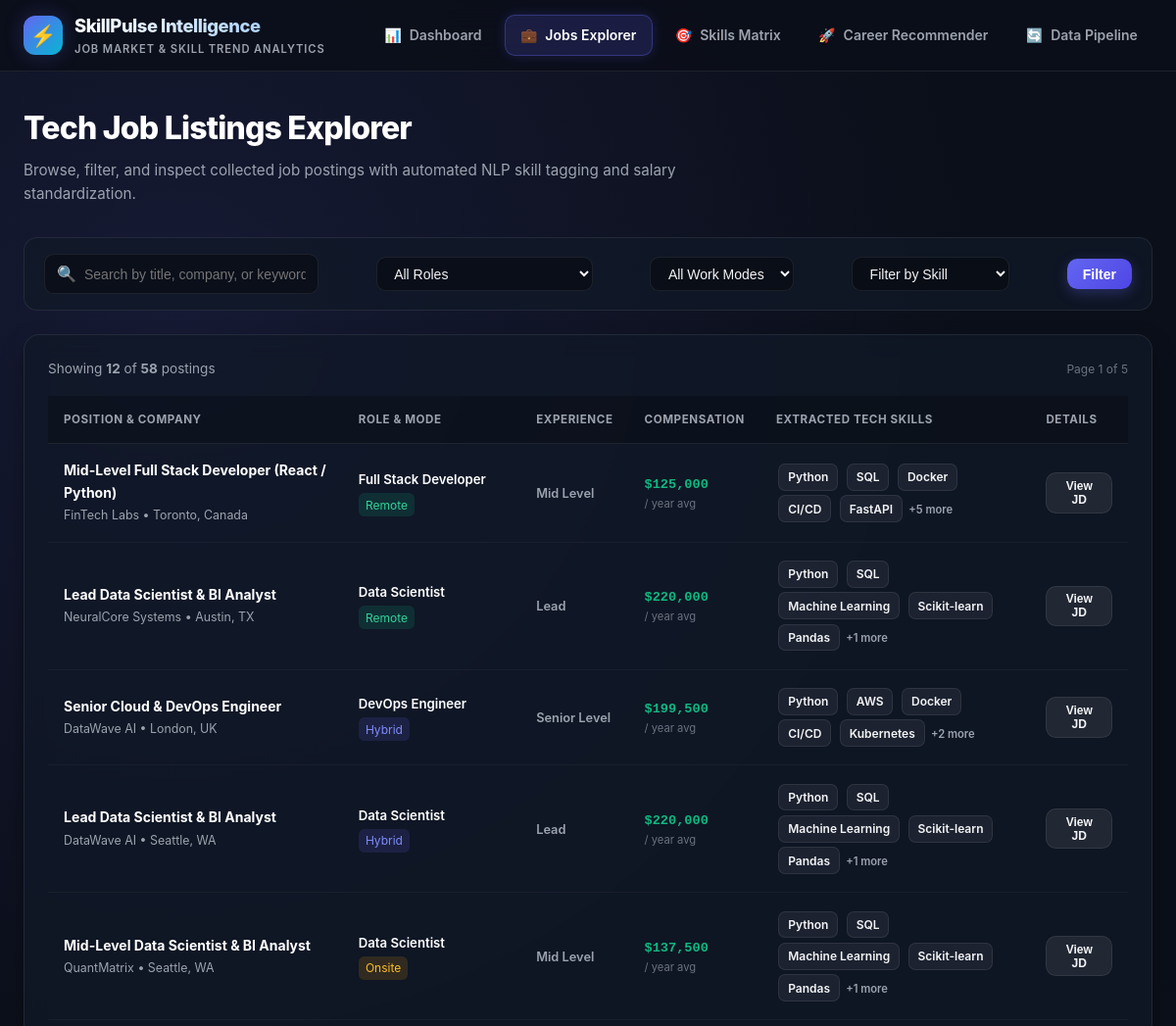
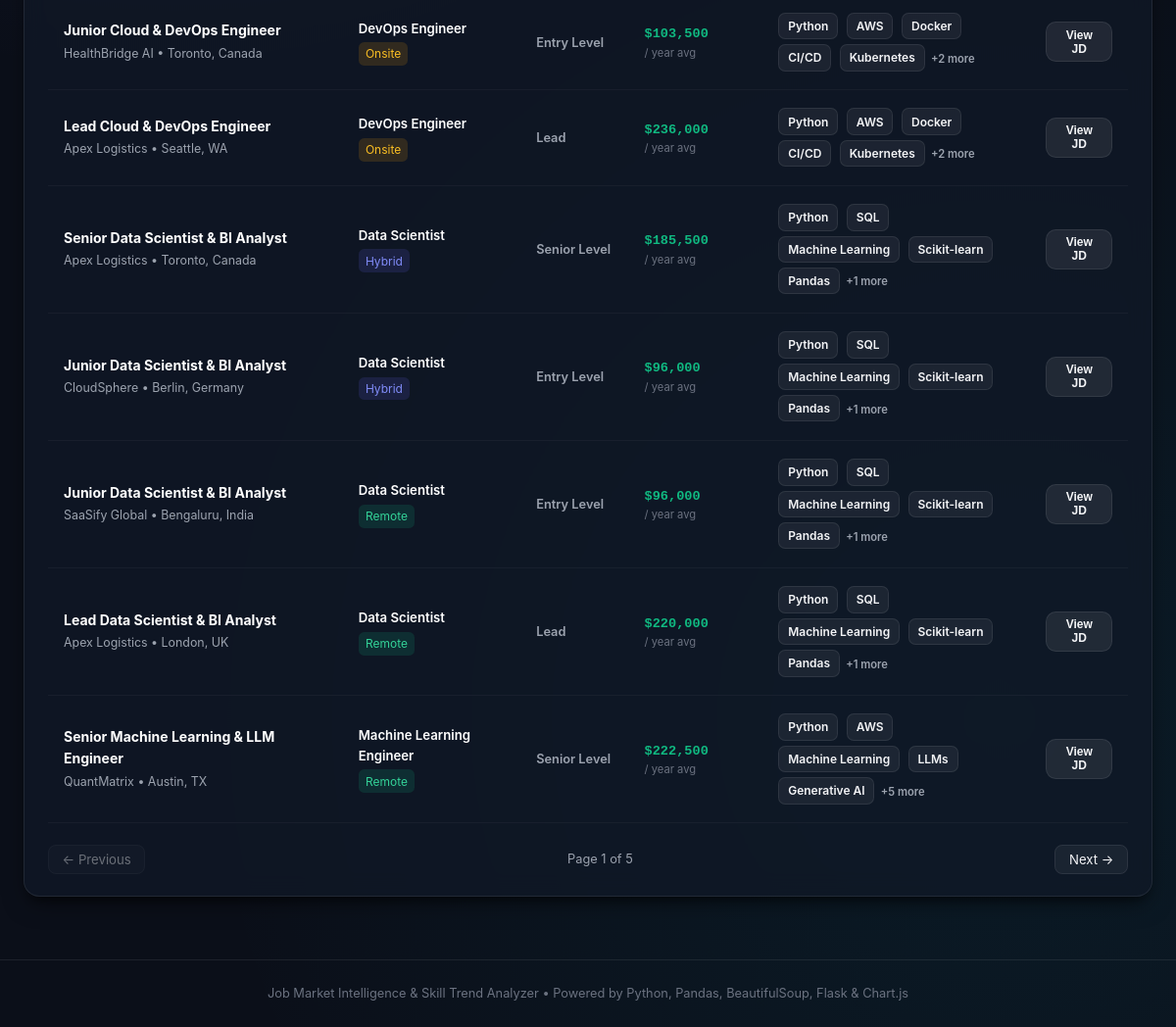
Page /jobs on the committed database (2 pictures, top to bottom).
### models.py (models this page shows, shortened)
class Job(Base):
    __tablename__ = 'jobs'
    id = Column(Integer, primary_key=True)
    title = Column(String(255), nullable=False)
    company = Column(String(255), nullable=False)
    location = Column(String(255), default='Remote')
    work_mode = Column(String(50), default='Remote')  # Remote, Hybrid, Onsite
    experience_level = Column(String(50), default='Mid Level')  # Entry Level, Mid Level, Senior Level, Lead
    role_category = Column(String(100), default='Software Engineer')
    min_salary = Column(Float, nullable=True)
    max_salary = Column(Float, nullable=True)
    avg_salary = Column(Float, nullable=True)
    currency = Column(String(10), default='USD')
    description = Column(Text, nullable=False)
    url = Column(String(500), nullable=True)
    source = Column(String(100), default='Scraped')
    posted_date = Column(DateTime, default=datetime.utcnow)
    created_at = Column(DateTime, default=datetime.utcnow)
    skills = relationship('Skill', secondary=job_skills, back_populates='jobs')
    def to_dict(self):
        return {
            'id': self.id,
            'title': self.title,
            'company': self.company,
            'location': self.location,
            'work_mode': self.work_mode,
            'experience_level': self.experience_level,
            'role_category': self.role_category,
            'min_salary': self.min_salary,
            'max_salary': self.max_salary,
            'avg_salary': self.avg_salary,
            'currency': self.currency,
            'description': self.description,
            'url': self.url,
            'source': self.source,
            'posted_date': self.posted_date.strftime('%Y-%m-%d') if self.posted_date else None,
            'skills': [s.name for s in self.skills]
        }

class Skill(Base):
    __tablename__ = 'skills'
    id = Column(Integer, primary_key=True)
    name = Column(String(100), unique=True, nullable=False)
    category = Column(String(100), default='General')  # Languages, Frameworks, AI/ML, Databases, DevOps, etc.
    description = Column(String(255), nullable=True)
    jobs = relationship('Job', secondary=job_skills, back_populates='skills')

### app.py (the view, shortened to what this page needs)
@app.route('/jobs')
def jobs():
    search_query = request.args.get('q', '').strip()
    role_filter = request.args.get('role', 'All')
    mode_filter = request.args.get('mode', 'All')
    skill_filter = request.args.get('skill', 'All')
    page = int(request.args.get('page', 1))
    per_page = 12
    session = SessionLocal()
    try:
        query = session.query(Job)
        if role_filter != 'All':
            query = query.filter(Job.role_category == role_filter)
        if mode_filter != 'All':
            query = query.filter(Job.work_mode == mode_filter)
        if skill_filter != 'All':
            query = query.filter(Job.skills.any(Skill.name == skill_filter))
        total_count = query.count()
        jobs_list = query.order_by(Job.id.desc()).offset((page - 1) * per_page).limit(per_page).all()
        job_dicts = [j.to_dict() for j in jobs_list]
        total_pages = max(1, (total_count + per_page - 1) // per_page)
        return render_template(
            'jobs.html',
            jobs=job_dicts,
            total_jobs=total_count,
            page=page,
            total_pages=total_pages,
            search_query=search_query,
            role_filter=role_filter,
            mode_filter=mode_filter,
            skill_filter=skill_filter
        )
    finally:
        session.close()

### app.py (called while the page is built)
@app.context_processor
def inject_global_data():
    return {
        'target_roles': Config.TARGET_ROLES,
        'all_skills': sorted(list(SKILL_TAXONOMY.keys()))
    }

### templates/jobs.html (shortened to what this page needs)
{% extends "base.html" %}
{% block content %}
<div class="page-header">
    <h1 class="page-title">Tech Job Listings Explorer</h1>
    <p class="page-desc">
        Browse, filter, and inspect collected job postings with automated NLP skill tagging and salary standardization.
    </p>
</div>
<form method="GET" action="{{ url_for('jobs') }}" class="filter-bar">
    <div class="search-input-group">
        <span>🔍</span>
        <input
            type="text"
            name="q"
            value="{{ search_query }}"
            placeholder="Search by title, company, or keyword..."
        >
    </div>
    <div class="select-group">
        <select name="role" onchange="this.form.submit()">
            <option value="All" {% if role_filter == 'All' %}selected{% endif %}>All Roles</option>
        </select>
    </div>
    <div class="select-group">
        <select name="mode" onchange="this.form.submit()">
            <option value="All" {% if mode_filter == 'All' %}selected{% endif %}>All Work Modes</option>
        </select>
    </div>
    <div class="select-group">
        <select name="skill" onchange="this.form.submit()">
            <option value="All" {% if skill_filter == 'All' %}selected{% endif %}>Filter by Skill</option>
        </select>
    </div>
    <div style="display: flex; gap: 0.5rem;">
        <button type="submit" class="btn btn-primary" style="padding: 0.45rem 1rem;">Filter</button>
    </div>
</form>
<div class="card">
    <div style="display: flex; justify-content: space-between; align-items: center; margin-bottom: 1rem;">
        <span style="font-size: 0.85rem; color: var(--text-muted);">
            Showing <strong>{{ jobs|length }}</strong> of <strong>{{ total_jobs }}</strong> postings
        </span>
        <span style="font-size: 0.75rem; color: var(--text-dim);">Page {{ page }} of {{ total_pages }}</span>
    </div>
    <div class="table-container">
        <table class="data-table">
            <thead>
                <tr>
                    <th>Position & Company</th>
                    <th>Role & Mode</th>
                    <th>Experience</th>
                    <th>Compensation</th>
                    <th>Extracted Tech Skills</th>
                    <th>Details</th>
                </tr>
            </thead>
            <tbody>
                {% for job in jobs %}
                <tr>
                    <td>
                        <span class="job-title-cell">{{ job.title }}</span>
                        <span class="job-company-cell">{{ job.company }} • {{ job.location }}</span>
                    </td>
                    <td>
                        <div style="font-weight: 600; color: #fff; font-size: 0.825rem;">{{ job.role_category }}</div>
                        <span style="font-size: 0.75rem; padding: 0.15rem 0.45rem; border-radius: 0.35rem; display: inline-block; margin-top: 0.2rem;
                            {% if job.work_mode == 'Remote' %}background: rgba(16, 185, 129, 0.15); color: #34d399;
                            {% elif job.work_mode == 'Hybrid' %}background: rgba(99, 102, 241, 0.15); color: #818cf8;
                            {% else %}background: rgba(245, 158, 11, 0.15); color: #fbbf24;{% endif %}">
                            {{ job.work_mode }}
                        </span>
                    </td>
                    <td>
                        <span style="font-size: 0.8rem; color: var(--text-muted); font-weight: 600;">
                            {{ job.experience_level }}
                        </span>
                    </td>
                    <td>
                        {% if job.avg_salary %}
                            <span class="salary-tag">${{ "{:,}".format(job.avg_salary|int) }}</span>
                            <span style="font-size: 0.7rem; color: var(--text-dim); display: block;">/ year avg</span>
                        {% else %}
                            <span style="color: var(--text-dim); font-size: 0.8rem;">Competitive</span>
                        {% endif %}
                    </td>
                    <td style="max-width: 320px;">
                        {% for s in job.skills[:5] %}
                            <span class="skill-badge">{{ s }}</span>
                        {% endfor %}
                        {% if job.skills|length > 5 %}
                            <span style="font-size: 0.7rem; color: var(--text-muted); font-weight: 600;">+{{ job.skills|length - 5 }} more</span>
                        {% endif %}
                    </td>
                    <td>
                        <button
                            type="button"
                            class="btn btn-secondary"
                            style="padding: 0.35rem 0.75rem; font-size: 0.75rem;"
                            onclick="openJobModal({{ job|tojson|forceescape }})"
                        >
                            View JD
                        </button>
                    </td>
                </tr>
                {% else %}
                <tr>
                    <td colspan="6" style="text-align: center; padding: 3rem 1rem; color: var(--text-muted);">
                        No job postings matched your filters. Try resetting the search or trigger the live scraper!
                    </td>
                </tr>
                {% endfor %}
            </tbody>
        </table>
    </div>
    {% if total_pages > 1 %}
    <div class="pagination">
        <div>
            {% if page > 1 %}
                <a href="{{ url_for('jobs', page=page-1, q=search_query, role=role_filter, mode=mode_filter, skill=skill_filter) }}" class="page-btn">← Previous</a>
            {% else %}
                <span class="page-btn disabled">← Previous</span>
            {% endif %}
        </div>
        <span style="font-size: 0.8rem; color: var(--text-muted);">
            Page {{ page }} of {{ total_pages }}
        </span>
        <div>
            {% if page < total_pages %}
                <a href="{{ url_for('jobs', page=page+1, q=search_query, role=role_filter, mode=mode_filter, skill=skill_filter) }}" class="page-btn">Next →</a>
            {% else %}
                <span class="page-btn disabled">Next →</span>
            {% endif %}
        </div>
    </div>
    {% endif %}
</div>
{% endblock %}

### static/css/styles.css (style rules this page uses)
:root { --bg-primary: #0b0f19; --bg-secondary: #111827; --bg-card: rgba(17, 24, 39, 0.75); --bg-card-hover: rgba(31, 41, 55, 0.85); --border-color: rgba(255, 255, 255, 0.08); --border-focus: #6366f1; --text-main: #f3f4f6; --text-muted: #9ca3af; --text-dim: #6b7280; --accent-primary: #6366f1; --accent-secondary: #06b6d4; --accent-success: #10b981; --accent-warning: #f59e0b; --accent-danger: #ef4444; --accent-purple: #8b5cf6; --font-family: -apple-system, BlinkMacSystemFont, "Segoe UI", Roboto, Helvetica, Arial, sans-serif; --shadow-card: 0 10px 25px -5px rgba(0, 0, 0, 0.5), 0 8px 10px -6px rgba(0, 0, 0, 0.5); --shadow-glow: 0 0 20px rgba(99, 102, 241, 0.25); }
* { box-sizing: border-box; margin: 0; padding: 0; }
body { font-family: var(--font-family); background-color: var(--bg-primary); background-image: radial-gradient(circle at 15% 15%, rgba(99, 102, 241, 0.12), transparent 40%), radial-gradient(circle at 85% 85%, rgba(6, 182, 212, 0.08), transparent 40%); background-attachment: fixed; color: var(--text-main); line-height: 1.6; min-height: 100vh; display: flex; flex-direction: column; }
.page-header { margin-bottom: 2rem; }
.page-title { font-size: 2rem; font-weight: 800; letter-spacing: -0.025em; color: #fff; }
.page-desc { font-size: 0.95rem; color: var(--text-muted); margin-top: 0.35rem; max-width: 48rem; }
.card { background: var(--bg-card); backdrop-filter: blur(12px); border: 1px solid var(--border-color); border-radius: 1rem; padding: 1.5rem; box-shadow: var(--shadow-card); transition: transform 0.2s ease, border-color 0.2s ease; }
.skill-badge { display: inline-flex; align-items: center; padding: 0.2rem 0.55rem; border-radius: 0.45rem; font-size: 0.75rem; font-weight: 600; margin: 0.15rem; background: rgba(255, 255, 255, 0.06); border: 1px solid var(--border-color); color: var(--text-main); transition: all 0.15s ease; }
.filter-bar { display: flex; flex-wrap: wrap; gap: 0.75rem; align-items: center; justify-content: space-between; margin-bottom: 1.5rem; padding: 1rem 1.25rem; background: var(--bg-card); border: 1px solid var(--border-color); border-radius: 0.85rem; }
.search-input-group { display: flex; align-items: center; background: rgba(0, 0, 0, 0.35); border: 1px solid var(--border-color); border-radius: 0.6rem; padding: 0.4rem 0.75rem; min-width: 280px; }
.search-input-group input { background: transparent; border: none; outline: none; color: #fff; font-size: 0.875rem; width: 100%; margin-left: 0.5rem; }
.select-group select { background: rgba(0, 0, 0, 0.35); border: 1px solid var(--border-color); color: var(--text-main); padding: 0.45rem 0.85rem; border-radius: 0.6rem; font-size: 0.875rem; outline: none; cursor: pointer; }
.select-group select option { background: var(--bg-secondary); color: var(--text-main); }
.btn { display: inline-flex; align-items: center; justify-content: center; gap: 0.5rem; padding: 0.6rem 1.2rem; font-size: 0.875rem; font-weight: 600; border-radius: 0.65rem; border: none; cursor: pointer; text-decoration: none; transition: all 0.2s ease; }
.btn-primary { background: linear-gradient(135deg, var(--accent-primary), #4f46e5); color: #fff; box-shadow: 0 4px 14px rgba(99, 102, 241, 0.3); }
.btn-secondary { background: rgba(255, 255, 255, 0.08); color: var(--text-main); border: 1px solid var(--border-color); }
.table-container { overflow-x: auto; }
.data-table { width: 100%; border-collapse: collapse; text-align: left; font-size: 0.875rem; }
.data-table th { padding: 0.95rem 1rem; background: rgba(0, 0, 0, 0.25); color: var(--text-muted); font-weight: 700; text-transform: uppercase; font-size: 0.725rem; letter-spacing: 0.05em; border-bottom: 1px solid var(--border-color); }
.data-table td { padding: 1rem; border-bottom: 1px solid rgba(255, 255, 255, 0.04); vertical-align: middle; }
.job-title-cell { font-weight: 700; color: #fff; display: block; }
.job-company-cell { font-size: 0.775rem; color: var(--text-muted); }
.salary-tag { font-family: monospace; font-weight: 700; color: var(--accent-success); font-size: 0.85rem; }
.pagination { display: flex; align-items: center; justify-content: space-between; margin-top: 1.5rem; }
.page-btn { padding: 0.4rem 0.85rem; border-radius: 0.5rem; background: rgba(255, 255, 255, 0.05); color: var(--text-main); border: 1px solid var(--border-color); text-decoration: none; font-size: 0.825rem; }
.page-btn.disabled { opacity: 0.4; pointer-events: none; }

### rows in the picture
Job: title "Mid-Level Full Stack Developer (React / Python)", company "FinTech Labs", location "Toronto, Canada", role_category "Full Stack Developer", work_mode "Remote", experience_level "Mid Level", avg_salary "125,000", skills|length "5"
Skill: name "Python"
Skill: name "SQL"
Skill: name "Docker"
Skill: name "CI/CD"
Skill: name "FastAPI"
Job: title "Lead Data Scientist & BI Analyst", company "NeuralCore Systems", location "Austin, TX", role_category "Data Scientist", work_mode "Remote", experience_level "Lead", avg_salary "220,000", skills|length "1"
Skill: name "Machine Learning"
Skill: name "Scikit-learn"
Skill: name "Pandas"
Job: title "Senior Cloud & DevOps Engineer", company "DataWave AI", location "London, UK", role_category "DevOps Engineer", work_mode "Hybrid", experience_level "Senior Level", avg_salary "199,500", skills|length "2"
Skill: name "AWS"
Skill: name "Kubernetes"
Job: title "Lead Data Scientist & BI Analyst", company "DataWave AI", location "Seattle, WA", role_category "Data Scientist", work_mode "Hybrid", experience_level "Lead", avg_salary "220,000", skills|length "1"
Job: title "Mid-Level Data Scientist & BI Analyst", company "QuantMatrix", location "Seattle, WA", role_category "Data Scientist", work_mode "Onsite", experience_level "Mid Level", avg_salary "137,500", skills|length "1"
Job: title "Junior Cloud & DevOps Engineer", company "HealthBridge AI", location "Toronto, Canada", role_category "DevOps Engineer", work_mode "Onsite", experience_level "Entry Level", avg_salary "103,500", skills|length "2"
Job: title "Lead Cloud & DevOps Engineer", company "Apex Logistics", location "Seattle, WA", role_category "DevOps Engineer", work_mode "Onsite", experience_level "Lead", avg_salary "236,000", skills|length "2"
Job: title "Senior Data Scientist & BI Analyst", company "Apex Logistics", location "Toronto, Canada", role_category "Data Scientist", work_mode "Hybrid", experience_level "Senior Level", avg_salary "185,500", skills|length "1"
Job: title "Junior Data Scientist & BI Analyst", company "CloudSphere", location "Berlin, Germany", role_category "Data Scientist", work_mode "Hybrid", experience_level "Entry Level", avg_salary "96,000", skills|length "1"
Job: title "Junior Data Scientist & BI Analyst", company "SaaSify Global", location "Bengaluru, India", role_category "Data Scientist", work_mode "Remote", experience_level "Entry Level", avg_salary "96,000", skills|length "1"
Job: title "Lead Data Scientist & BI Analyst", company "Apex Logistics", location "London, UK", role_category "Data Scientist", work_mode "Remote", experience_level "Lead", avg_salary "220,000", skills|length "1"
Job: title "Senior Machine Learning & LLM Engineer", company "QuantMatrix", location "Austin, TX", role_category "Machine Learning Engineer", work_mode "Remote", experience_level "Senior Level", avg_salary "222,500", skills|length "5"
Skill: name "LLMs"
Skill: name "Generative AI"

### other values in the picture
{{ jobs|length }} "12"
{{ total_jobs }} "58"
{{ page }} "1"
{{ total_pages }} "5"
